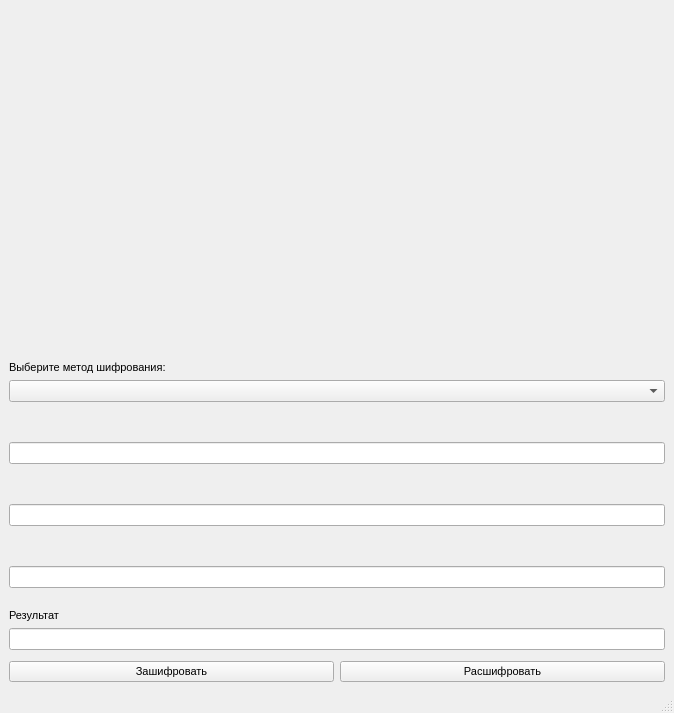
<?xml version="1.0" encoding="UTF-8"?>
<ui version="4.0">
 <class>MainWindow</class>
 <widget class="QMainWindow" name="MainWindow">
  <property name="geometry">
   <rect>
    <x>0</x>
    <y>0</y>
    <width>674</width>
    <height>713</height>
   </rect>
  </property>
  <property name="sizePolicy">
   <sizepolicy hsizetype="Preferred" vsizetype="Expanding">
    <horstretch>0</horstretch>
    <verstretch>0</verstretch>
   </sizepolicy>
  </property>
  <property name="font">
   <font>
    <pointsize>8</pointsize>
   </font>
  </property>
  <property name="windowTitle">
   <string>Зашифруйка</string>
  </property>
  <property name="windowIcon">
   <iconset>
    <normaloff>Images/icon.jpg</normaloff>Images/icon.jpg</iconset>
  </property>
  <widget class="QWidget" name="centralwidget">
   <property name="sizePolicy">
    <sizepolicy hsizetype="Expanding" vsizetype="Expanding">
     <horstretch>0</horstretch>
     <verstretch>0</verstretch>
    </sizepolicy>
   </property>
   <property name="font">
    <font>
     <pointsize>8</pointsize>
    </font>
   </property>
   <layout class="QGridLayout" name="gridLayout">
    <item row="13" column="0" colspan="2">
     <widget class="QLabel" name="Result_Valid">
      <property name="enabled">
       <bool>true</bool>
      </property>
      <property name="sizePolicy">
       <sizepolicy hsizetype="Preferred" vsizetype="Maximum">
        <horstretch>0</horstretch>
        <verstretch>0</verstretch>
       </sizepolicy>
      </property>
      <property name="text">
       <string>Результат</string>
      </property>
      <property name="alignment">
       <set>Qt::AlignBottom|Qt::AlignLeading|Qt::AlignLeft</set>
      </property>
     </widget>
    </item>
    <item row="16" column="1">
     <widget class="QPushButton" name="PB2">
      <property name="sizePolicy">
       <sizepolicy hsizetype="Ignored" vsizetype="Maximum">
        <horstretch>0</horstretch>
        <verstretch>0</verstretch>
       </sizepolicy>
      </property>
      <property name="text">
       <string>Расшифровать</string>
      </property>
     </widget>
    </item>
    <item row="6" column="0">
     <spacer name="verticalSpacer_2">
      <property name="orientation">
       <enum>Qt::Vertical</enum>
      </property>
      <property name="sizeType">
       <enum>QSizePolicy::Fixed</enum>
      </property>
      <property name="sizeHint" stdset="0">
       <size>
        <width>20</width>
        <height>15</height>
       </size>
      </property>
     </spacer>
    </item>
    <item row="16" column="0">
     <widget class="QPushButton" name="PB1">
      <property name="sizePolicy">
       <sizepolicy hsizetype="Ignored" vsizetype="Maximum">
        <horstretch>0</horstretch>
        <verstretch>0</verstretch>
       </sizepolicy>
      </property>
      <property name="text">
       <string>Зашифровать</string>
      </property>
     </widget>
    </item>
    <item row="2" column="0" colspan="2">
     <widget class="QComboBox" name="Method">
      <property name="sizePolicy">
       <sizepolicy hsizetype="Expanding" vsizetype="Maximum">
        <horstretch>0</horstretch>
        <verstretch>0</verstretch>
       </sizepolicy>
      </property>
     </widget>
    </item>
    <item row="12" column="0">
     <spacer name="verticalSpacer_4">
      <property name="orientation">
       <enum>Qt::Vertical</enum>
      </property>
      <property name="sizeType">
       <enum>QSizePolicy::Fixed</enum>
      </property>
      <property name="sizeHint" stdset="0">
       <size>
        <width>20</width>
        <height>15</height>
       </size>
      </property>
     </spacer>
    </item>
    <item row="0" column="0" colspan="2">
     <widget class="QLabel" name="Picture">
      <property name="sizePolicy">
       <sizepolicy hsizetype="Minimum" vsizetype="Minimum">
        <horstretch>0</horstretch>
        <verstretch>0</verstretch>
       </sizepolicy>
      </property>
      <property name="minimumSize">
       <size>
        <width>626</width>
        <height>245</height>
       </size>
      </property>
      <property name="text">
       <string/>
      </property>
      <property name="scaledContents">
       <bool>true</bool>
      </property>
     </widget>
    </item>
    <item row="15" column="0" colspan="2">
     <spacer name="verticalSpacer_5">
      <property name="orientation">
       <enum>Qt::Vertical</enum>
      </property>
      <property name="sizeType">
       <enum>QSizePolicy::Fixed</enum>
      </property>
      <property name="sizeHint" stdset="0">
       <size>
        <width>20</width>
        <height>5</height>
       </size>
      </property>
     </spacer>
    </item>
    <item row="3" column="0">
     <spacer name="verticalSpacer">
      <property name="orientation">
       <enum>Qt::Vertical</enum>
      </property>
      <property name="sizeType">
       <enum>QSizePolicy::Fixed</enum>
      </property>
      <property name="sizeHint" stdset="0">
       <size>
        <width>20</width>
        <height>15</height>
       </size>
      </property>
     </spacer>
    </item>
    <item row="5" column="0" colspan="2">
     <widget class="QLineEdit" name="Message">
      <property name="sizePolicy">
       <sizepolicy hsizetype="Expanding" vsizetype="Maximum">
        <horstretch>0</horstretch>
        <verstretch>0</verstretch>
       </sizepolicy>
      </property>
      <property name="acceptDrops">
       <bool>true</bool>
      </property>
      <property name="autoFillBackground">
       <bool>false</bool>
      </property>
      <property name="echoMode">
       <enum>QLineEdit::Normal</enum>
      </property>
      <property name="readOnly">
       <bool>false</bool>
      </property>
      <property name="clearButtonEnabled">
       <bool>true</bool>
      </property>
     </widget>
    </item>
    <item row="11" column="0" colspan="2">
     <widget class="QLineEdit" name="Key_B">
      <property name="sizePolicy">
       <sizepolicy hsizetype="Expanding" vsizetype="Maximum">
        <horstretch>0</horstretch>
        <verstretch>0</verstretch>
       </sizepolicy>
      </property>
      <property name="clearButtonEnabled">
       <bool>true</bool>
      </property>
     </widget>
    </item>
    <item row="4" column="0" colspan="2">
     <widget class="QLabel" name="Message_Valid">
      <property name="sizePolicy">
       <sizepolicy hsizetype="Preferred" vsizetype="Maximum">
        <horstretch>0</horstretch>
        <verstretch>0</verstretch>
       </sizepolicy>
      </property>
      <property name="layoutDirection">
       <enum>Qt::LeftToRight</enum>
      </property>
      <property name="text">
       <string/>
      </property>
      <property name="alignment">
       <set>Qt::AlignBottom|Qt::AlignLeading|Qt::AlignLeft</set>
      </property>
     </widget>
    </item>
    <item row="10" column="0" colspan="2">
     <widget class="QLabel" name="Key_B_Valid">
      <property name="sizePolicy">
       <sizepolicy hsizetype="Preferred" vsizetype="Maximum">
        <horstretch>0</horstretch>
        <verstretch>0</verstretch>
       </sizepolicy>
      </property>
      <property name="text">
       <string/>
      </property>
      <property name="alignment">
       <set>Qt::AlignBottom|Qt::AlignLeading|Qt::AlignLeft</set>
      </property>
     </widget>
    </item>
    <item row="7" column="0" colspan="2">
     <widget class="QLabel" name="Key_A_Valid">
      <property name="sizePolicy">
       <sizepolicy hsizetype="Preferred" vsizetype="Maximum">
        <horstretch>0</horstretch>
        <verstretch>0</verstretch>
       </sizepolicy>
      </property>
      <property name="text">
       <string/>
      </property>
      <property name="alignment">
       <set>Qt::AlignBottom|Qt::AlignLeading|Qt::AlignLeft</set>
      </property>
     </widget>
    </item>
    <item row="14" column="0" colspan="2">
     <widget class="QLineEdit" name="Result">
      <property name="enabled">
       <bool>true</bool>
      </property>
      <property name="sizePolicy">
       <sizepolicy hsizetype="Expanding" vsizetype="Maximum">
        <horstretch>0</horstretch>
        <verstretch>0</verstretch>
       </sizepolicy>
      </property>
     </widget>
    </item>
    <item row="9" column="0">
     <spacer name="verticalSpacer_3">
      <property name="orientation">
       <enum>Qt::Vertical</enum>
      </property>
      <property name="sizeType">
       <enum>QSizePolicy::Fixed</enum>
      </property>
      <property name="sizeHint" stdset="0">
       <size>
        <width>20</width>
        <height>15</height>
       </size>
      </property>
     </spacer>
    </item>
    <item row="8" column="0" colspan="2">
     <widget class="QLineEdit" name="Key_A">
      <property name="sizePolicy">
       <sizepolicy hsizetype="Expanding" vsizetype="Maximum">
        <horstretch>0</horstretch>
        <verstretch>0</verstretch>
       </sizepolicy>
      </property>
      <property name="clearButtonEnabled">
       <bool>true</bool>
      </property>
     </widget>
    </item>
    <item row="1" column="0" colspan="2">
     <widget class="QLabel" name="Method_Valid">
      <property name="sizePolicy">
       <sizepolicy hsizetype="Preferred" vsizetype="Maximum">
        <horstretch>0</horstretch>
        <verstretch>0</verstretch>
       </sizepolicy>
      </property>
      <property name="text">
       <string>Выберите метод шифрования:</string>
      </property>
      <property name="alignment">
       <set>Qt::AlignBottom|Qt::AlignLeading|Qt::AlignLeft</set>
      </property>
     </widget>
    </item>
   </layout>
  </widget>
  <widget class="QMenuBar" name="menubar">
   <property name="geometry">
    <rect>
     <x>0</x>
     <y>0</y>
     <width>674</width>
     <height>23</height>
    </rect>
   </property>
  </widget>
  <widget class="QStatusBar" name="statusbar"/>
 </widget>
 <resources/>
 <connections/>
</ui>
